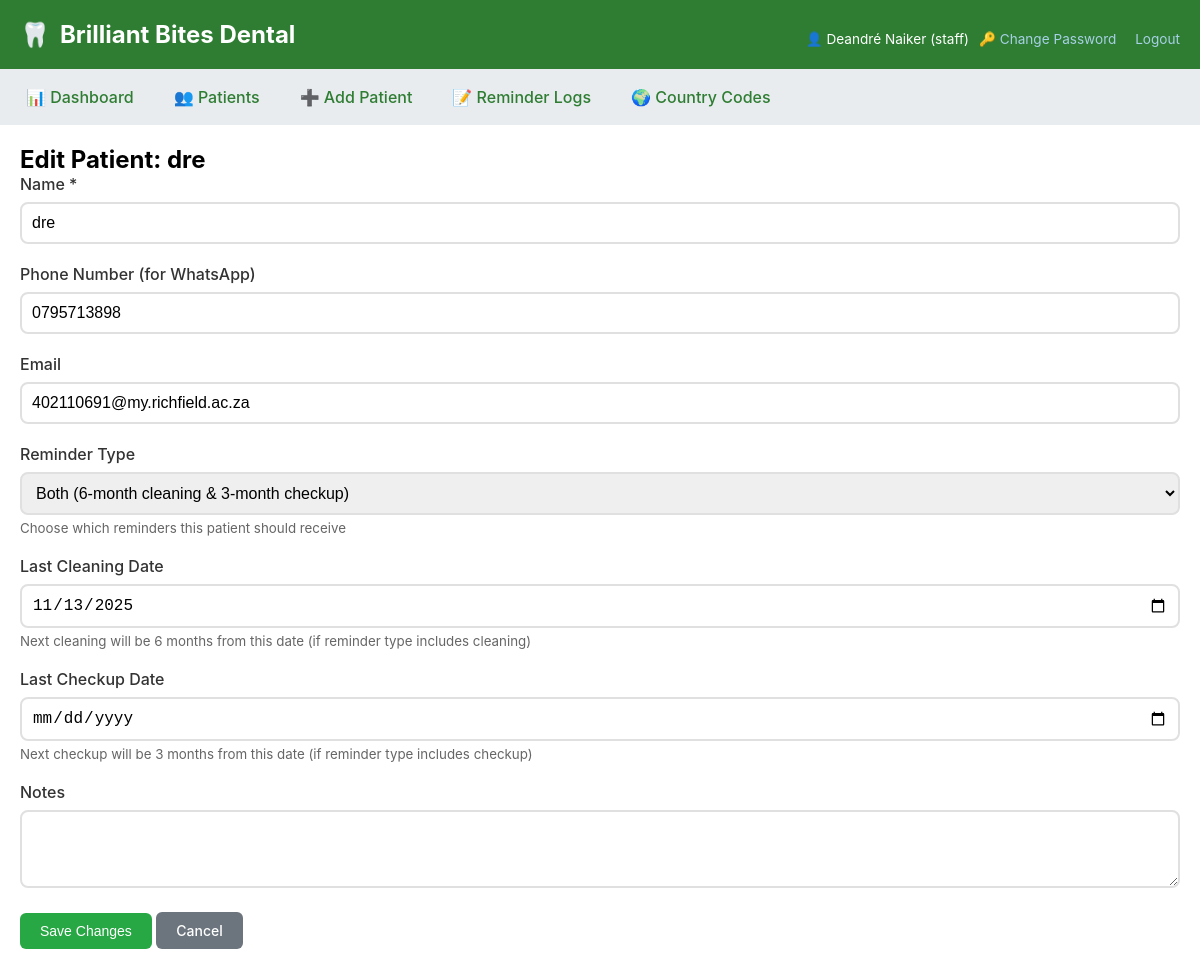
/edit_patient/3 (signed in), run on the app's committed database.
### tables this page shows
CREATE TABLE patients (
        id INTEGER PRIMARY KEY AUTOINCREMENT,
        name TEXT NOT NULL,
        phone TEXT,
        email TEXT,
        last_cleaning DATE,
        last_checkup DATE,
        next_cleaning DATE,
        next_checkup DATE,
        whatsapp_joined INTEGER DEFAULT 0,
        notes TEXT,
        created_by INTEGER,
        created_at TIMESTAMP DEFAULT CURRENT_TIMESTAMP,
        updated_at TIMESTAMP DEFAULT CURRENT_TIMESTAMP,
        is_active INTEGER DEFAULT 1, reminder_type TEXT DEFAULT 'both',
        FOREIGN KEY (created_by) REFERENCES users (id)
    );

### app.py (the view, shortened to what this page needs)
@app.route('/edit_patient/<int:patient_id>', methods=['GET', 'POST'])
@login_required
@retry_on_lock()
def edit_patient(patient_id):
    conn = get_db()
    patient = conn.execute("SELECT * FROM patients WHERE id=?", (patient_id,)).fetchone()
    conn.close()
    return render_template('edit_patient.html', patient=patient)

### app.py (called while the page is built)
def get_db():
    conn = sqlite3.connect('dental.db', timeout=30)
    conn.row_factory = sqlite3.Row
    return conn

def retry_on_lock(max_retries=10, delay=1.0):
    def decorator(func):
        @wraps(func)
        def wrapper(*args, **kwargs):
            for attempt in range(max_retries):
                try:
                    return func(*args, **kwargs)
                except sqlite3.OperationalError as e:
                    if "database is locked" in str(e) and attempt < max_retries - 1:
                        time.sleep(delay * (attempt + 1))
                        continue
                    raise
            return None
        return wrapper
    return decorator

def login_required(f):
    @wraps(f)
    def decorated_function(*args, **kwargs):
        if 'user_id' not in session:
            flash('Please login to continue', 'warning')
            return redirect(url_for('login'))
        return f(*args, **kwargs)
    return decorated_function

### templates/edit_patient.html (shortened to what this page needs)
{% extends "base.html" %}
{% block content %}
<h2>Edit Patient: {{ patient.name }}</h2>
<form method="POST">
    <div class="form-group">
        <label>Name *</label>
        <input type="text" name="name" value="{{ patient.name }}" required>
    </div>
    <div class="form-group">
        <label>Phone Number (for WhatsApp)</label>
        <input type="tel" name="phone" value="{{ patient.phone or '' }}" placeholder="1234567890">
    </div>
    <div class="form-group">
        <label>Email</label>
        <input type="email" name="email" value="{{ patient.email or '' }}">
    </div>
    <div class="form-group">
        <label>Reminder Type</label>
        <select name="reminder_type" required style="width: 100%; padding: 10px; border: 2px solid #e0e0e0; border-radius: 8px;">
            <option value="both" {% if patient.reminder_type == 'both' %}selected{% endif %}>Both (6-month cleaning & 3-month checkup)</option>
        </select>
        <small style="color: #666; display: block; margin-top: 5px;">Choose which reminders this patient should receive</small>
    </div>
    <div class="form-group">
        <label>Last Cleaning Date</label>
        <input type="date" name="last_cleaning" value="{{ patient.last_cleaning or '' }}">
        <small style="color: #666; display: block; margin-top: 5px;">Next cleaning will be 6 months from this date (if reminder type includes cleaning)</small>
    </div>
    <div class="form-group">
        <label>Last Checkup Date</label>
        <input type="date" name="last_checkup" value="{{ patient.last_checkup or '' }}">
        <small style="color: #666; display: block; margin-top: 5px;">Next checkup will be 3 months from this date (if reminder type includes checkup)</small>
    </div>
    <div class="form-group">
        <label>Notes</label>
        <textarea name="notes" rows="3" style="width: 100%; padding: 10px; border: 2px solid #e0e0e0; border-radius: 8px;">{{ patient.notes or '' }}</textarea>
    </div>
    <button type="submit" class="btn" style="background: #28a745; color: white; padding: 10px 20px; border: none; border-radius: 6px; cursor: pointer;">Save Changes</button>
    <a href="/patients" class="btn" style="background: #6c757d; color: white; padding: 10px 20px; text-decoration: none; border-radius: 6px; display: inline-block;">Cancel</a>
</form>
{% endblock %}

### templates/base.html (style rules this page uses)
* { margin: 0; padding: 0; box-sizing: border-box; }
body { font-family: -apple-system, BlinkMacSystemFont, 'Segoe UI', Roboto, sans-serif; background: #f0f4f8; }
.btn { display: inline-block; padding: 10px 20px; background: #2e7d32; color: white; text-decoration: none; border-radius: 8px; border: none; cursor: pointer; transition: background 0.2s; font-weight: 500; }
.form-group { margin-bottom: 20px; }
label { display: block; margin-bottom: 8px; font-weight: 500; color: #333; }
input, select, textarea { width: 100%; padding: 10px; border: 1px solid #ddd; border-radius: 8px; transition: border-color 0.2s; font-size: 14px; }

### templates/edit_patient.html (style rules this page uses)
.form-group { margin-bottom: 20px; }
label { display: block; margin-bottom: 8px; font-weight: 500; color: #333; }
input, select, textarea { width: 100%; padding: 10px; border: 2px solid #e0e0e0; border-radius: 8px; font-size: 16px; }
.btn { font-size: 14px; font-weight: 500; }

### data on the page
patients: name "dre", phone "0795713898", email "402110691@my.richfield.ac.za", reminder_type "Both (6-month cleaning & 3-month checkup)", last_cleaning "11/13/2025"

### other printed values
{{ session.full_name }} "Deandré Naiker"
{{ session.role }} "staff"
